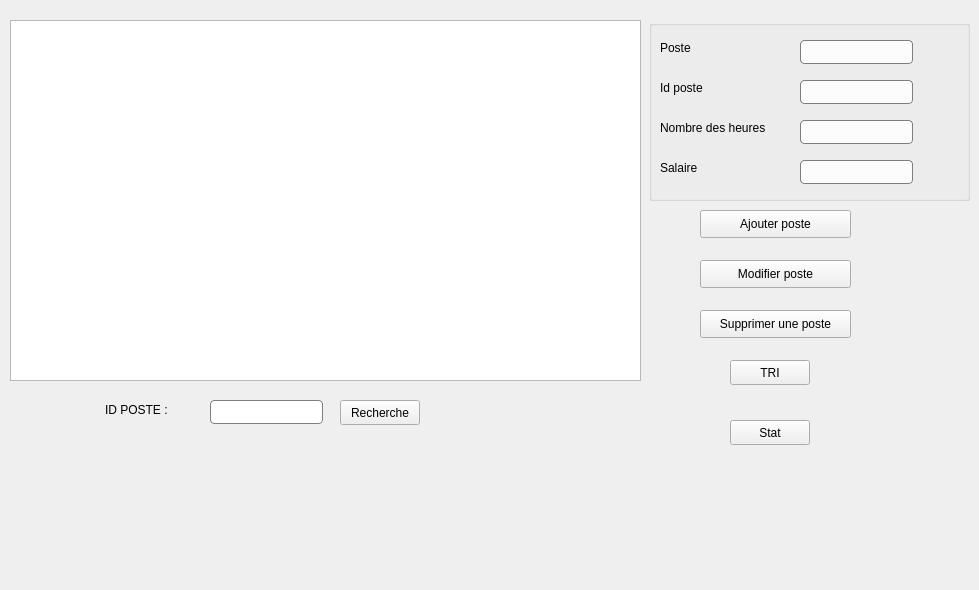
      <widget class="QWidget" name="tab_6">
       <attribute name="title">
        <string>Postes</string>
       </attribute>
       <widget class="QPushButton" name="sp_pushButton_3">
        <property name="geometry">
         <rect>
          <x>700</x>
          <y>310</y>
          <width>151</width>
          <height>28</height>
         </rect>
        </property>
        <property name="styleSheet">
         <string notr="true">
QPushButton:pressed {
       background-color: qlineargradient(spread:pad, x1:0, y1:0, x2:0, y2:1,   stop:0 rgba(250, 65, 65), stop:1 rgba(240, 55, 79));
}
QPushButton:hover:!pressed{ color: red}

QPushButton:disabled {
       background-color: rgb(170, 170, 127);
}</string>
        </property>
        <property name="text">
         <string>Supprimer une poste</string>
        </property>
       </widget>
       <widget class="QPushButton" name="ap_pushButton_3">
        <property name="geometry">
         <rect>
          <x>700</x>
          <y>210</y>
          <width>151</width>
          <height>28</height>
         </rect>
        </property>
        <property name="styleSheet">
         <string notr="true">QPushButton:pressed {
       background-color: qlineargradient(spread:pad, x1:0, y1:0, x2:0, y2:1,   stop:0 rgba(60, 186, 162, 255), stop:1 rgba(98, 211, 162, 255))
}
QPushButton:hover:!pressed{ color: #035381}

QPushButton:disabled {
       background-color: rgb(170, 170, 127)
}</string>
        </property>
        <property name="text">
         <string>Ajouter poste</string>
        </property>
       </widget>
       <widget class="QPushButton" name="mp_pushButton_3">
        <property name="geometry">
         <rect>
          <x>700</x>
          <y>260</y>
          <width>151</width>
          <height>28</height>
         </rect>
        </property>
        <property name="styleSheet">
         <string notr="true">QPushButton:pressed {
       background-color: qlineargradient(spread:pad, x1:0, y1:0, x2:0, y2:1,   stop:0 rgba(255, 135, 55), stop:1 rgba(255, 160, 96))
}
QPushButton:hover:!pressed{ color: orange}

QPushButton:disabled {
       background-color: rgb(170, 170, 127)
}</string>
        </property>
        <property name="text">
         <string>Modifier poste</string>
        </property>
        <property name="checkable">
         <bool>true</bool>
        </property>
       </widget>
       <widget class="QLineEdit" name="lineEdit_Np_3">
        <property name="geometry">
         <rect>
          <x>800</x>
          <y>40</y>
          <width>113</width>
          <height>24</height>
         </rect>
        </property>
        <property name="styleSheet">
         <string notr="true">QLineEdit {
padding: 1px;
border-style: solid;
border: 1px solid grey;
background:white;
border-radius: 4px;
}</string>
        </property>
       </widget>
       <widget class="QLineEdit" name="lineEdit_id_P_3">
        <property name="geometry">
         <rect>
          <x>800</x>
          <y>80</y>
          <width>113</width>
          <height>24</height>
         </rect>
        </property>
        <property name="styleSheet">
         <string notr="true">QLineEdit {
padding: 1px;
border-style: solid;
border: 1px solid grey;
background:white;
border-radius: 4px;
}</string>
        </property>
       </widget>
       <widget class="QLineEdit" name="lineEdit_nbr_H_3">
        <property name="geometry">
         <rect>
          <x>800</x>
          <y>120</y>
          <width>113</width>
          <height>24</height>
         </rect>
        </property>
        <property name="styleSheet">
         <string notr="true">QLineEdit {
padding: 1px;
border-style: solid;
border: 1px solid grey;
background:white;
border-radius: 4px;
}</string>
        </property>
       </widget>
       <widget class="QLineEdit" name="lineEdit_salaire_3">
        <property name="geometry">
         <rect>
          <x>800</x>
          <y>160</y>
          <width>113</width>
          <height>24</height>
         </rect>
        </property>
        <property name="styleSheet">
         <string notr="true">QLineEdit {
padding: 1px;
border-style: solid;
border: 1px solid grey;
background:white;
border-radius: 4px;
}</string>
        </property>
       </widget>
       <widget class="QLabel" name="label_38">
        <property name="geometry">
         <rect>
          <x>660</x>
          <y>40</y>
          <width>56</width>
          <height>16</height>
         </rect>
        </property>
        <property name="styleSheet">
         <string notr="true">font: 75 9pt &quot;MS Shell Dlg 2&quot;;</string>
        </property>
        <property name="text">
         <string>Poste</string>
        </property>
       </widget>
       <widget class="QLabel" name="label_39">
        <property name="geometry">
         <rect>
          <x>660</x>
          <y>160</y>
          <width>56</width>
          <height>16</height>
         </rect>
        </property>
        <property name="styleSheet">
         <string notr="true">font: 75 9pt &quot;MS Shell Dlg 2&quot;;</string>
        </property>
        <property name="text">
         <string>Salaire</string>
        </property>
       </widget>
       <widget class="QLabel" name="label_40">
        <property name="geometry">
         <rect>
          <x>660</x>
          <y>120</y>
          <width>121</width>
          <height>16</height>
         </rect>
        </property>
        <property name="styleSheet">
         <string notr="true">font: 75 9pt &quot;MS Shell Dlg 2&quot;;</string>
        </property>
        <property name="text">
         <string>Nombre des heures</string>
        </property>
       </widget>
       <widget class="QLabel" name="label_41">
        <property name="geometry">
         <rect>
          <x>660</x>
          <y>80</y>
          <width>56</width>
          <height>16</height>
         </rect>
        </property>
        <property name="styleSheet">
         <string notr="true">font: 75 9pt &quot;MS Shell Dlg 2&quot;;</string>
        </property>
        <property name="text">
         <string>Id poste</string>
        </property>
       </widget>
       <widget class="QLabel" name="label_42">
        <property name="geometry">
         <rect>
          <x>105</x>
          <y>400</y>
          <width>91</width>
          <height>20</height>
         </rect>
        </property>
        <property name="styleSheet">
         <string notr="true">font: 75 9pt &quot;MS Shell Dlg 2&quot;;</string>
        </property>
        <property name="text">
         <string>ID POSTE :</string>
        </property>
       </widget>
       <widget class="QLineEdit" name="lineEdit_Rech_idP_3">
        <property name="geometry">
         <rect>
          <x>210</x>
          <y>400</y>
          <width>113</width>
          <height>24</height>
         </rect>
        </property>
        <property name="styleSheet">
         <string notr="true">QLineEdit {
padding: 1px;
border-style: solid;
border: 1px solid grey;
background:white;
border-radius: 4px;
}</string>
        </property>
       </widget>
       <widget class="QPushButton" name="tri_6">
        <property name="geometry">
         <rect>
          <x>730</x>
          <y>360</y>
          <width>80</width>
          <height>25</height>
         </rect>
        </property>
        <property name="styleSheet">
         <string notr="true">QPushButton:pressed {
       background-color: qlineargradient(spread:pad, x1:0, y1:0, x2:0, y2:1,   stop:0 rgba(68, 185, 119), stop:1 rgba(102, 206, 147))
}
QPushButton:hover:!pressed{ color: green}

QPushButton:disabled {
       background-color: rgb(170, 170, 127)
}</string>
        </property>
        <property name="text">
         <string>TRI</string>
        </property>
       </widget>
       <widget class="QPushButton" name="Recherche_3">
        <property name="geometry">
         <rect>
          <x>340</x>
          <y>400</y>
          <width>80</width>
          <height>25</height>
         </rect>
        </property>
        <property name="styleSheet">
         <string notr="true">QPushButton:pressed {
       background-color: qlineargradient(spread:pad, x1:0, y1:0, x2:0, y2:1,   stop:0 rgba(208, 137, 233), stop:1 rgba(201, 71, 249))
}
QPushButton:hover:!pressed{ color: purple}

QPushButton:disabled {
       background-color: rgb(170, 170, 127)
}</string>
        </property>
        <property name="text">
         <string>Recherche</string>
        </property>
       </widget>
       <widget class="QPushButton" name="stat_3">
        <property name="geometry">
         <rect>
          <x>730</x>
          <y>420</y>
          <width>80</width>
          <height>25</height>
         </rect>
        </property>
        <property name="styleSheet">
         <string notr="true">QPushButton:pressed {
       background-color: qlineargradient(spread:pad, x1:0, y1:0, x2:0, y2:1,   stop:0 rgba(68, 185, 119), stop:1 rgba(102, 206, 147))
}
QPushButton:hover:!pressed{ color: green}

QPushButton:disabled {
       background-color: rgb(170, 170, 127)
}</string>
        </property>
        <property name="text">
         <string>Stat</string>
        </property>
       </widget>
       <widget class="QCustomPlot" name="gplot_3" native="true">
        <property name="geometry">
         <rect>
          <x>450</x>
          <y>370</y>
          <width>231</width>
          <height>211</height>
         </rect>
        </property>
       </widget>
       <widget class="QTableView" name="tableView_poste_3">
        <property name="geometry">
         <rect>
          <x>10</x>
          <y>20</y>
          <width>631</width>
          <height>361</height>
         </rect>
        </property>
       </widget>
       <widget class="QGroupBox" name="groupBox_7">
        <property name="geometry">
         <rect>
          <x>649</x>
          <y>20</y>
          <width>321</width>
          <height>181</height>
         </rect>
        </property>
        <property name="font">
         <font>
          <pointsize>10</pointsize>
          <weight>75</weight>
          <bold>true</bold>
         </font>
        </property>
        <property name="title">
         <string/>
        </property>
       </widget>
      </widget>
